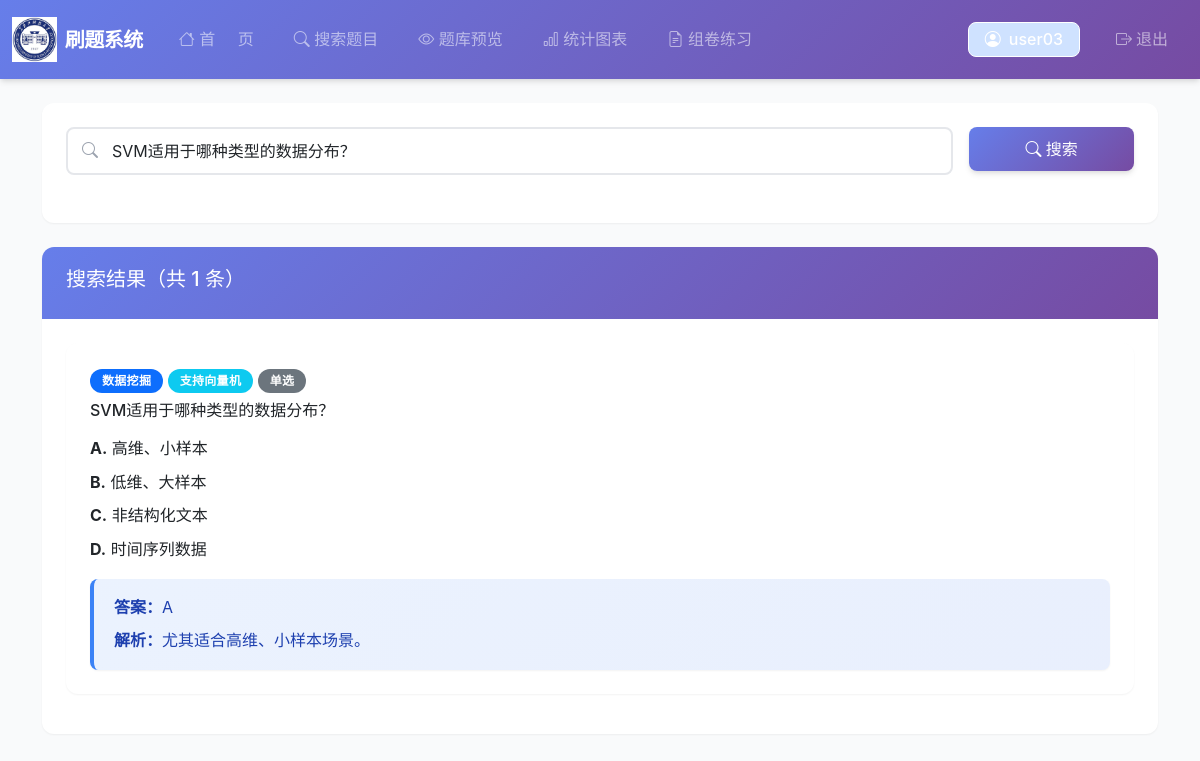
/user/search.php?keyword=SVM适用于哪种类型的数据分布？ (signed in), run on the app's committed database.
### tables this page shows
CREATE TABLE IF NOT EXISTS questions (
                                         id INT PRIMARY KEY AUTO_INCREMENT COMMENT '题目ID，主键，自增',
                                         bank_id INT NOT NULL COMMENT '所属题库ID',
                                         chapter_id INT NOT NULL COMMENT '所属章节ID',
                                         title TEXT NOT NULL COMMENT '题目内容，非空',
                                         type ENUM('single', 'multiple', 'fill', 'essay') NOT NULL COMMENT '题目类型：single(单选题)/multiple(多选题)/fill(填空题)/essay(简答题)',
    answer JSON NOT NULL COMMENT '正确答案，JSON格式存储',
    analysis TEXT COMMENT '题目解析',
    created_at TIMESTAMP DEFAULT CURRENT_TIMESTAMP COMMENT '创建时间，默认当前时间戳',
    FOREIGN KEY (bank_id) REFERENCES question_banks(id) ON DELETE CASCADE,
    FOREIGN KEY (chapter_id) REFERENCES chapters(id) ON DELETE CASCADE,
    INDEX idx_bank_id (bank_id),
    INDEX idx_chapter_id (chapter_id),
    INDEX idx_type (type)
    );

CREATE TABLE IF NOT EXISTS question_banks (
                                              id INT PRIMARY KEY AUTO_INCREMENT COMMENT '题库ID，主键，自增',
                                              name VARCHAR(100) NOT NULL COMMENT '题库名称，非空',
    description TEXT COMMENT '题库描述',
    created_at TIMESTAMP DEFAULT CURRENT_TIMESTAMP COMMENT '创建时间，默认当前时间戳'
    );

CREATE TABLE IF NOT EXISTS chapters (
                                        id INT PRIMARY KEY AUTO_INCREMENT COMMENT '章节ID，主键，自增',
                                        bank_id INT NOT NULL COMMENT '所属题库ID',
                                        chapter_name VARCHAR(100) NOT NULL COMMENT '章节名称，非空',
    sort_order INT DEFAULT 0 COMMENT '排序顺序，默认0',
    created_at TIMESTAMP DEFAULT CURRENT_TIMESTAMP COMMENT '创建时间，默认当前时间戳',
    FOREIGN KEY (bank_id) REFERENCES question_banks(id) ON DELETE CASCADE,
    INDEX idx_bank_id (bank_id)
    );

CREATE TABLE IF NOT EXISTS options (
                                       id INT PRIMARY KEY AUTO_INCREMENT COMMENT '选项ID，主键，自增',
                                       question_id INT NOT NULL COMMENT '所属题目ID',
                                       option_label VARCHAR(10) NOT NULL COMMENT '选项标签，如A、B、C、D',
    option_text TEXT NOT NULL COMMENT '选项内容，非空',
    sort_order INT DEFAULT 0 COMMENT '排序顺序，默认0',
    FOREIGN KEY (question_id) REFERENCES questions(id) ON DELETE CASCADE,
    INDEX idx_question_id (question_id)
    );

### user/search.php (the view, shortened to what this page needs)
<?php
$pdo = getDB();
$keyword = $_GET['keyword'] ?? '';
$results = [];
if (!empty($keyword)) {
    $keyword = '%' . $keyword . '%';
    $stmt = $pdo->prepare("
        SELECT q.*, qb.name as bank_name, c.chapter_name
        FROM questions q
        LEFT JOIN question_banks qb ON qb.id = q.bank_id
        LEFT JOIN chapters c ON c.id = q.chapter_id
        WHERE q.title LIKE ?
        ORDER BY q.id DESC
        LIMIT 100
    ");
    $stmt->execute([$keyword]);
    $results = $stmt->fetchAll();
    foreach ($results as &$q) {
        $stmt = $pdo->prepare("SELECT * FROM options WHERE question_id = ? ORDER BY sort_order");
        $stmt->execute([$q['id']]);
        $q['options'] = $stmt->fetchAll();
    }
}
?>
<?php include '../includes/header.php'; ?>
<?php include 'includes/navbar.php'; ?>
<div class="container">
    <div class="card mb-4">
        <div class="card-body">
            <form method="GET" class="row g-3">
                <div class="col-md-10">
                    <div class="search-box">
                        <i class="bi bi-search"></i>
                        <input type="text" class="form-control" name="keyword" value="<?php echo htmlspecialchars($_GET['keyword'] ?? ''); ?>" placeholder="输入关键词搜索题目..." autofocus>
                    </div>
                </div>
                <div class="col-md-2">
                    <button type="submit" class="btn btn-primary w-100">
                        <i class="bi bi-search"></i> 搜索
                    </button>
                </div>
            </form>
        </div>
    </div>
    <?php if (!empty($keyword) && empty($results)): ?>
        <div class="card">
            <div class="card-body text-center text-muted py-5">
                <i class="bi bi-search" style="font-size: 3rem;"></i>
                <p class="mt-3">未找到相关题目</p>
            </div>
        </div>
    <?php elseif (!empty($results)): ?>
        <div class="card">
            <div class="card-header">
                <h5>搜索结果（共 <?php echo count($results); ?> 条）</h5>
            </div>
            <div class="card-body">
                <?php foreach ($results as $q): ?>
                    <div class="card mb-3">
                        <div class="card-body">
                            <div class="d-flex justify-content-between mb-2">
                                <div>
                                    <span class="badge bg-primary"><?php echo htmlspecialchars($q['bank_name']); ?></span>
                                    <span class="badge bg-info"><?php echo htmlspecialchars($q['chapter_name']); ?></span>
                                    <?php
                                    $typeNames = ['single' => '单选', 'multiple' => '多选', 'fill' => '填空', 'essay' => '论述'];
                                    echo '<span class="badge bg-secondary">' . ($typeNames[$q['type']] ?? $q['type']) . '</span>';
                                    ?>
                                </div>
                            </div>
                            <h6 class="mb-3"><?php echo htmlspecialchars($q['title']); ?></h6>
                            <?php if (!empty($q['options'])): ?>
                                <div class="mb-3">
                                    <?php foreach ($q['options'] as $opt): ?>
                                        <div class="mb-2">
                                            <strong><?php echo htmlspecialchars($opt['option_label']); ?>.</strong>
                                            <?php echo htmlspecialchars($opt['option_text']); ?>
                                        </div>
                                    <?php endforeach; ?>
                                </div>
                            <?php endif; ?>
                            <div class="alert alert-info mb-0">
                                <strong>答案：</strong><?php echo is_array($q['answer']) ? implode(', ', $q['answer']) : $q['answer']; ?>
                                <?php if ($q['analysis']): ?>
                                    <div class="mt-2"><strong>解析：</strong><?php echo htmlspecialchars($q['analysis']); ?></div>
                                <?php endif; ?>
                            </div>
                        </div>
                    </div>
                <?php endforeach; ?>
            </div>
        </div>
    <?php endif; ?>
</div>
<?php include '../includes/footer.php'; ?>

### assets/css/style.css (style rules this page uses)
:root { --primary-color: #6366f1; --primary-dark: #4f46e5; --primary-light: #818cf8; --primary-gradient: linear-gradient(135deg, #667eea 0%, #764ba2 100%); --primary-gradient-light: linear-gradient(135deg, #818cf8 0%, #a78bfa 100%); --success-color: #10b981; --danger-color: #ef4444; --warning-color: #f59e0b; --info-color: #3b82f6; --text-primary: #1f2937; --text-secondary: #6b7280; --text-light: #9ca3af; --bg-primary: #ffffff; --bg-secondary: #f9fafb; --bg-tertiary: #f3f4f6; --border-color: #e5e7eb; --border-radius: 12px; --border-radius-sm: 8px; --border-radius-lg: 16px; --shadow-sm: 0 1px 2px 0 rgba(0, 0, 0, 0.05); --shadow-md: 0 4px 6px -1px rgba(0, 0, 0, 0.1), 0 2px 4px -1px rgba(0, 0, 0, 0.06); --shadow-lg: 0 10px 15px -3px rgba(0, 0, 0, 0.1), 0 4px 6px -2px rgba(0, 0, 0, 0.05); --shadow-xl: 0 20px 25px -5px rgba(0, 0, 0, 0.1), 0 10px 10px -5px rgba(0, 0, 0, 0.04); --transition: all 0.3s cubic-bezier(0.4, 0, 0.2, 1); }
* { margin: 0; padding: 0; box-sizing: border-box; }
body { font-family: -apple-system, BlinkMacSystemFont, 'Segoe UI', 'PingFang SC', 'Hiragino Sans GB', 'Microsoft YaHei', Roboto, 'Helvetica Neue', Arial, sans-serif; color: var(--text-primary); background: var(--bg-secondary); line-height: 1.6; -webkit-font-smoothing: antialiased; -moz-osx-font-smoothing: grayscale; }
.btn { border-radius: var(--border-radius-sm); padding: 10px 24px; font-weight: 500; transition: var(--transition); border: none; cursor: pointer; position: relative; overflow: hidden; }
.btn::before { content: ''; position: absolute; top: 50%; left: 50%; width: 0; height: 0; border-radius: 50%; background: rgba(255, 255, 255, 0.3); transform: translate(-50%, -50%); transition: width 0.6s, height 0.6s; }
.btn-primary { background: var(--primary-gradient); color: white; box-shadow: var(--shadow-md); }
.card { background: var(--bg-primary); border: none; border-radius: var(--border-radius); box-shadow: var(--shadow-sm); margin-bottom: 24px; transition: var(--transition); overflow: hidden; }
.card-header { background: var(--primary-gradient); color: white; border-radius: 0; padding: 20px 24px; font-weight: 600; font-size: 16px; border: none; }
.card-body { padding: 24px; }
.form-control, .form-select { border: 2px solid var(--border-color); border-radius: var(--border-radius-sm); padding: 10px 16px; transition: var(--transition); background: var(--bg-primary); }
.search-box { position: relative; margin-bottom: 24px; }
.search-box input { padding-left: 44px; }
.search-box i { position: absolute; left: 16px; top: 50%; transform: translateY(-50%); color: var(--text-light); }
.badge { padding: 6px 12px; border-radius: 20px; font-weight: 600; font-size: 12px; letter-spacing: 0.3px; }
.alert { border-radius: var(--border-radius-sm); border: none; padding: 16px 20px; box-shadow: var(--shadow-sm); }
.alert-info { background: linear-gradient(135deg, rgba(59, 130, 246, 0.1) 0%, rgba(37, 99, 235, 0.1) 100%); color: #1e40af; border-left: 4px solid var(--info-color); }
html { scroll-behavior: smooth; }

### data on the page
questions: bank.name "数据挖掘", chapter.chapter_name "支持向量机", type "单选", title "SVM适用于哪种类型的数据分布？", answer "A", analysis "尤其适合高维、小样本场景。"
options: option_label "A", option_text "高维、小样本"
options: option_label "B", option_text "低维、大样本"
options: option_label "C", option_text "非结构化文本"
options: option_label "D", option_text "时间序列数据"

### other printed values
$_SESSION['username'] "user03"
count($results) "1"
